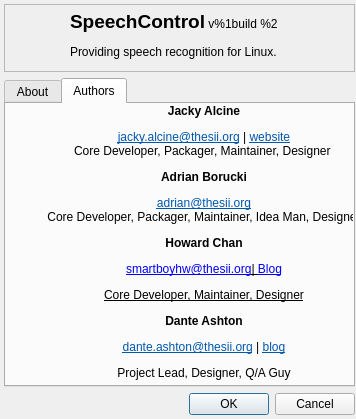
<?xml version="1.0" encoding="UTF-8"?>
<ui version="4.0">
 <class>AboutDialog</class>
 <widget class="QDialog" name="AboutDialog">
  <property name="geometry">
   <rect>
    <x>0</x>
    <y>0</y>
    <width>356</width>
    <height>419</height>
   </rect>
  </property>
  <property name="windowTitle">
   <string>Speech Control</string>
  </property>
  <widget class="QWidget" name="verticalLayoutWidget">
   <property name="geometry">
    <rect>
     <x>4</x>
     <y>4</y>
     <width>351</width>
     <height>411</height>
    </rect>
   </property>
   <layout class="QVBoxLayout" name="verticalLayout">
    <item>
     <widget class="QFrame" name="frame">
      <property name="minimumSize">
       <size>
        <width>0</width>
        <height>68</height>
       </size>
      </property>
      <property name="maximumSize">
       <size>
        <width>16777215</width>
        <height>68</height>
       </size>
      </property>
      <property name="frameShape">
       <enum>QFrame::StyledPanel</enum>
      </property>
      <property name="frameShadow">
       <enum>QFrame::Sunken</enum>
      </property>
      <widget class="QWidget" name="horizontalLayoutWidget">
       <property name="geometry">
        <rect>
         <x>4</x>
         <y>0</y>
         <width>341</width>
         <height>61</height>
        </rect>
       </property>
       <layout class="QHBoxLayout" name="horizontalLayout">
        <item>
         <widget class="QLabel" name="lblIcon">
          <property name="minimumSize">
           <size>
            <width>56</width>
            <height>56</height>
           </size>
          </property>
          <property name="maximumSize">
           <size>
            <width>56</width>
            <height>56</height>
           </size>
          </property>
          <property name="text">
           <string/>
          </property>
          <property name="pixmap">
           <pixmap resource="../res.qrc">:/logo/sc-large</pixmap>
          </property>
          <property name="scaledContents">
           <bool>true</bool>
          </property>
         </widget>
        </item>
        <item>
         <widget class="QLabel" name="lblHeader">
          <property name="text">
           <string>&lt;html&gt;&lt;head/&gt;&lt;body&gt;&lt;p&gt;&lt;span style=&quot; font-size:14pt; font-weight:600;&quot;&gt;SpeechControl&lt;/span&gt; v%1build %2&lt;/p&gt;&lt;p&gt;Providing speech recognition for Linux.&lt;/p&gt;&lt;/body&gt;&lt;/html&gt;</string>
          </property>
         </widget>
        </item>
       </layout>
      </widget>
     </widget>
    </item>
    <item>
     <widget class="QTabWidget" name="tabWidget">
      <property name="currentIndex">
       <number>1</number>
      </property>
      <widget class="QWidget" name="tabAbout">
       <attribute name="title">
        <string>About</string>
       </attribute>
       <widget class="QWidget" name="verticalLayoutWidget_2">
        <property name="geometry">
         <rect>
          <x>0</x>
          <y>0</y>
          <width>341</width>
          <height>271</height>
         </rect>
        </property>
        <layout class="QVBoxLayout" name="layoutAbout">
         <item>
          <widget class="QLabel" name="label">
           <property name="text">
            <string>&lt;html&gt;&lt;head/&gt;&lt;body&gt;&lt;p&gt;©2010 - 2012 by the &lt;a href=&quot;http://www.thesii.org&quot;&gt;&lt;span style=&quot; text-decoration: underline; color:#0057ae;&quot;&gt;Synthetic Intellect Institute&lt;/span&gt;&lt;/a&gt;&lt;img src=&quot;:/logo/sii&quot; width=&quot;96&quot; height=&quot;96&quot; style=&quot;float: right;&quot;/&gt;&lt;br/&gt;&lt;a href=&quot;http://wiki.thesii.org/SpeechControl&quot;&gt;&lt;span style=&quot; text-decoration: underline; color:#0057ae;&quot;&gt;http://wiki.thesii.org/SpeechControl&lt;/span&gt;&lt;/a&gt;&lt;br/&gt;&lt;a href=&quot;irc://irc.freenode.net/sii-speechcontrol&quot;&gt;&lt;span style=&quot; text-decoration: underline; color:#0057ae;&quot;&gt;#sii-speechcontrol&lt;/span&gt;&lt;/a&gt; on &lt;a href=&quot;http://www.freenode.net&quot;&gt;&lt;span style=&quot; text-decoration: underline; color:#0057ae;&quot;&gt;Freenode&lt;/span&gt;&lt;/a&gt; and &lt;a href=&quot;irc://irc.thesii.org/dev&quot;&gt;&lt;span style=&quot; text-decoration: underline; color:#0057ae;&quot;&gt;#dev&lt;/span&gt;&lt;/a&gt; on irc@sii.&lt;br/&gt;&lt;br/&gt;SpeechControl is licensed under &lt;a href=&quot;http://www.gnu.org/licenses/gpl-3.0.txt&quot;&gt;&lt;span style=&quot; text-decoration: underline; color:#0057ae;&quot;&gt;GPLv3&lt;/span&gt;&lt;/a&gt;.&lt;br/&gt;Please use &lt;a href=&quot;http://tasks.thesii.org?enter_bug.cgi?product=speechcontrol&quot;&gt;&lt;span style=&quot; text-decoration: underline; color:#0057ae;&quot;&gt;bugs@thesii&lt;/span&gt;&lt;/a&gt; to report bugs. &lt;/p&gt;&lt;p&gt;&lt;br/&gt;&lt;/p&gt;&lt;p&gt;&lt;span style=&quot; font-weight:600;&quot;&gt;One Vision. One Purpose.&lt;br/&gt;We Are The SII.&lt;/span&gt;&lt;/p&gt;&lt;/body&gt;&lt;/html&gt;</string>
           </property>
           <property name="scaledContents">
            <bool>true</bool>
           </property>
           <property name="alignment">
            <set>Qt::AlignLeading|Qt::AlignLeft|Qt::AlignTop</set>
           </property>
           <property name="wordWrap">
            <bool>true</bool>
           </property>
           <property name="margin">
            <number>10</number>
           </property>
           <property name="openExternalLinks">
            <bool>true</bool>
           </property>
          </widget>
         </item>
        </layout>
       </widget>
      </widget>
      <widget class="QWidget" name="tabAuthors">
       <attribute name="title">
        <string>Authors</string>
       </attribute>
       <widget class="QWidget" name="verticalLayoutWidget_3">
        <property name="geometry">
         <rect>
          <x>0</x>
          <y>0</y>
          <width>396</width>
          <height>324</height>
         </rect>
        </property>
        <layout class="QVBoxLayout" name="layoutAuthors">
         <item>
          <widget class="QLabel" name="label_2">
           <property name="text">
            <string>&lt;html&gt;&lt;head/&gt;&lt;body&gt;&lt;p&gt;&lt;span style=&quot; font-weight:600;&quot;&gt;Jacky Alcine&lt;/span&gt;&lt;/p&gt;&lt;p&gt;&lt;a href=&quot;mailto:jacky.alcine@thesii.org&quot;&gt;&lt;span style=&quot; text-decoration: underline; color:#0057ae;&quot;&gt;jacky.alcine@thesii.org&lt;/span&gt;&lt;/a&gt; | &lt;a href=&quot;http://jackyalcine.co.cc&quot;&gt;&lt;span style=&quot; text-decoration: underline; color:#0057ae;&quot;&gt;website&lt;/span&gt;&lt;/a&gt;&lt;br/&gt;Core Developer, Packager, Maintainer, Designer &lt;/p&gt;&lt;p&gt;&lt;span style=&quot; font-weight:600;&quot;&gt;Adrian Borucki&lt;/span&gt;&lt;/p&gt;&lt;p&gt;&lt;a href=&quot;mailto:adrian@thesii.org&quot;&gt;&lt;span style=&quot; text-decoration: underline; color:#0057ae;&quot;&gt;adrian@thesii.org&lt;/span&gt;&lt;/a&gt;&lt;br/&gt;Core Developer, Packager, Maintainer, Idea Man, Designer&lt;/p&gt;&lt;p&gt;&lt;span style=&quot; font-weight:600;&quot;&gt;Howard Chan&lt;/span&gt;&lt;/p&gt;&lt;p&gt;&lt;a href=&quot;mailto:smartboyhw@thesii.org&quot;&gt;&lt;span style=&quot; text-decoration: underline; color:#0000ff;&quot;&gt;smartboyhw@thesii.org&lt;/span&gt;&lt;/a&gt;&lt;a href=&quot;mailto:smartboyhw@thesii.org&quot;&gt;&lt;span style=&quot; color:#000000;&quot;&gt;| &lt;/span&gt;&lt;/a&gt;&lt;a href=&quot;http://howardsmartboyhwtech.blogspot.hk/&quot;&gt;&lt;span style=&quot; text-decoration: underline; color:#0000ff;&quot;&gt;Blog&lt;/span&gt;&lt;/a&gt;&lt;/p&gt;&lt;p&gt;&lt;a href=&quot;http://howardsmartboyhwtech.blogspot.hk/&quot;&gt;&lt;span style=&quot; color:#000000;&quot;&gt;Core Developer, Maintainer, Designer&lt;/span&gt;&lt;/a&gt;&lt;/p&gt;&lt;p&gt;&lt;span style=&quot; font-weight:600;&quot;&gt;Dante Ashton&lt;/span&gt;&lt;/p&gt;&lt;p&gt;&lt;a href=&quot;mailto:dante.ashton@thesii.org&quot;&gt;&lt;span style=&quot; text-decoration: underline; color:#0057ae;&quot;&gt;dante.ashton@thesii.org&lt;/span&gt;&lt;/a&gt; | &lt;a href=&quot;http://livingwithmachines.wordpress.com&quot;&gt;&lt;span style=&quot; text-decoration: underline; color:#0057ae;&quot;&gt;blog&lt;/span&gt;&lt;/a&gt;&lt;/p&gt;&lt;p&gt;Project Lead, Designer, Q/A Guy&lt;/p&gt;&lt;/body&gt;&lt;/html&gt;</string>
           </property>
           <property name="alignment">
            <set>Qt::AlignHCenter|Qt::AlignTop</set>
           </property>
           <property name="margin">
            <number>5</number>
           </property>
          </widget>
         </item>
        </layout>
       </widget>
      </widget>
     </widget>
    </item>
    <item>
     <widget class="QDialogButtonBox" name="buttonBox">
      <property name="standardButtons">
       <set>QDialogButtonBox::Cancel|QDialogButtonBox::Ok</set>
      </property>
     </widget>
    </item>
   </layout>
  </widget>
 </widget>
 <resources>
  <include location="../res.qrc"/>
 </resources>
 <connections>
  <connection>
   <sender>buttonBox</sender>
   <signal>accepted()</signal>
   <receiver>AboutDialog</receiver>
   <slot>accept()</slot>
   <hints>
    <hint type="sourcelabel">
     <x>165</x>
     <y>344</y>
    </hint>
    <hint type="destinationlabel">
     <x>161</x>
     <y>180</y>
    </hint>
   </hints>
  </connection>
  <connection>
   <sender>buttonBox</sender>
   <signal>rejected()</signal>
   <receiver>AboutDialog</receiver>
   <slot>reject()</slot>
   <hints>
    <hint type="sourcelabel">
     <x>165</x>
     <y>344</y>
    </hint>
    <hint type="destinationlabel">
     <x>161</x>
     <y>180</y>
    </hint>
   </hints>
  </connection>
 </connections>
</ui>
